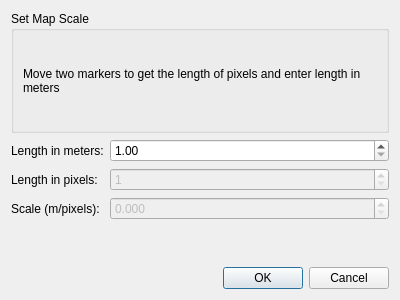
<?xml version="1.0" encoding="UTF-8"?>
<ui version="4.0">
 <class>DialogSetScale</class>
 <widget class="QDialog" name="DialogSetScale">
  <property name="geometry">
   <rect>
    <x>0</x>
    <y>0</y>
    <width>400</width>
    <height>300</height>
   </rect>
  </property>
  <property name="windowTitle">
   <string>Set Map Scale</string>
  </property>
  <layout class="QVBoxLayout" name="verticalLayout">
   <item>
    <widget class="QGroupBox" name="groupBox">
     <property name="title">
      <string>Set Map Scale</string>
     </property>
     <layout class="QVBoxLayout" name="verticalLayout_2">
      <item>
       <widget class="QLabel" name="labelInfo">
        <property name="text">
         <string>Move two markers to get the length of pixels and enter length in meters</string>
        </property>
        <property name="wordWrap">
         <bool>true</bool>
        </property>
       </widget>
      </item>
     </layout>
    </widget>
   </item>
   <item>
    <layout class="QFormLayout" name="formLayout">
     <item row="0" column="0">
      <widget class="QLabel" name="labelLengthInMeters">
       <property name="text">
        <string>Length in meters:</string>
       </property>
      </widget>
     </item>
     <item row="0" column="1">
      <widget class="QDoubleSpinBox" name="LengthInMeters">
       <property name="minimum">
        <double>1.000000000000000</double>
       </property>
       <property name="maximum">
        <double>10000.000000000000000</double>
       </property>
      </widget>
     </item>
     <item row="1" column="0">
      <widget class="QLabel" name="labelLengthInPixels">
       <property name="text">
        <string>Length in pixels:</string>
       </property>
      </widget>
     </item>
     <item row="1" column="1">
      <widget class="QSpinBox" name="LengthInPixels">
       <property name="enabled">
        <bool>false</bool>
       </property>
       <property name="minimum">
        <number>1</number>
       </property>
       <property name="maximum">
        <number>1000</number>
       </property>
      </widget>
     </item>
     <item row="2" column="0">
      <widget class="QLabel" name="labelScale">
       <property name="text">
        <string>Scale (m/pixels):</string>
       </property>
      </widget>
     </item>
     <item row="2" column="1">
      <widget class="QDoubleSpinBox" name="Scale">
       <property name="enabled">
        <bool>false</bool>
       </property>
       <property name="decimals">
        <number>3</number>
       </property>
       <property name="maximum">
        <double>100.989999999999995</double>
       </property>
      </widget>
     </item>
    </layout>
   </item>
   <item>
    <widget class="QDialogButtonBox" name="buttonBox">
     <property name="orientation">
      <enum>Qt::Horizontal</enum>
     </property>
     <property name="standardButtons">
      <set>QDialogButtonBox::Cancel|QDialogButtonBox::Ok</set>
     </property>
    </widget>
   </item>
  </layout>
 </widget>
 <resources/>
 <connections>
  <connection>
   <sender>buttonBox</sender>
   <signal>accepted()</signal>
   <receiver>DialogSetScale</receiver>
   <slot>accept()</slot>
   <hints>
    <hint type="sourcelabel">
     <x>248</x>
     <y>254</y>
    </hint>
    <hint type="destinationlabel">
     <x>157</x>
     <y>274</y>
    </hint>
   </hints>
  </connection>
  <connection>
   <sender>buttonBox</sender>
   <signal>rejected()</signal>
   <receiver>DialogSetScale</receiver>
   <slot>reject()</slot>
   <hints>
    <hint type="sourcelabel">
     <x>316</x>
     <y>260</y>
    </hint>
    <hint type="destinationlabel">
     <x>286</x>
     <y>274</y>
    </hint>
   </hints>
  </connection>
 </connections>
</ui>
